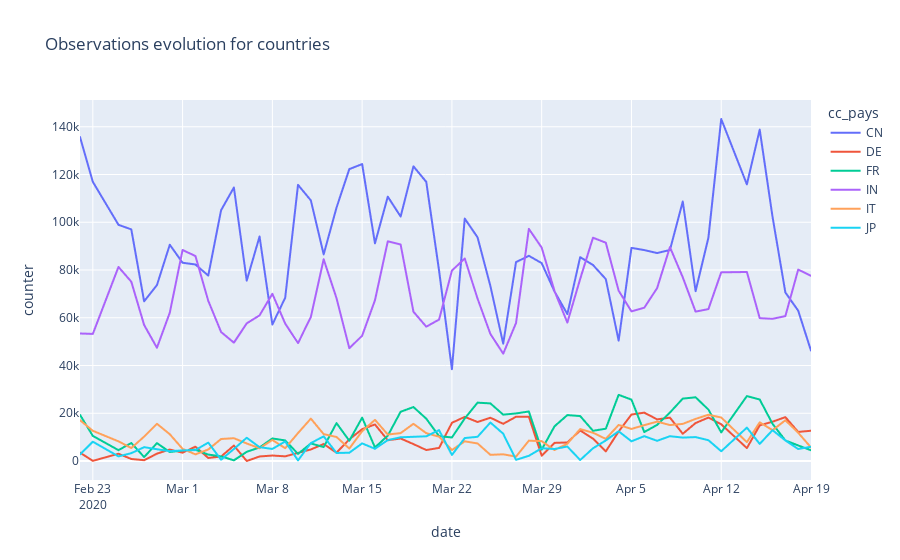

The code cell stored with this chart in its notebook:
### Code cell
ls=["FR","CN","IT","JP","DE","IN"]
fig = px.line(df_NO2_group[[elem in ls for elem in df_NO2_group.cc_pays]], y="counter", x="date", color="cc_pays", title="Observations evolution for countries", render_mode="webgl")
fig.show()
